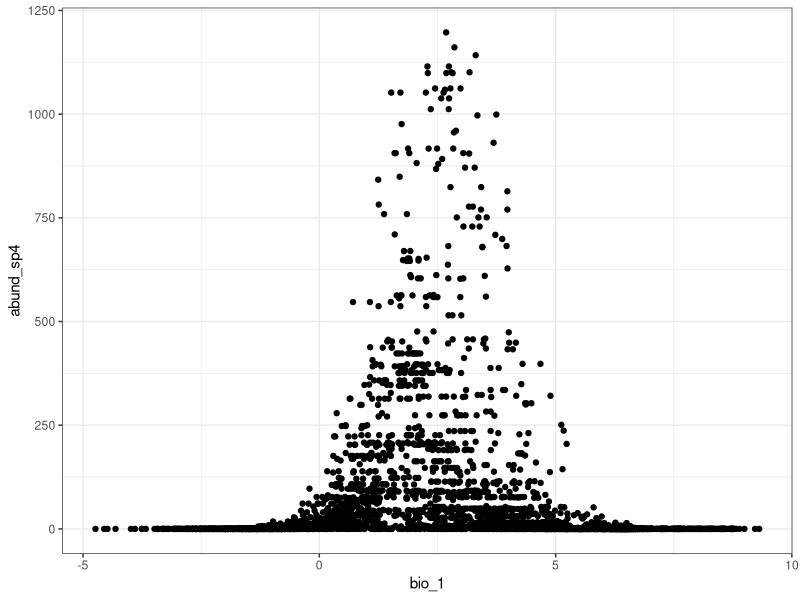

Generate this figure with R:
## ---- chunk 1
knitr::opts_chunk$set(
  collapse = TRUE,
  comment = "#>",
  echo = FALSE,
  warning = FALSE,
  error = FALSE,
  message = FALSE
)
## ---- chunk 2
library(tidyverse)
## ---- chunk 3
Species_dataset <- readr::read_csv2("Species_dataset.csv")
## ---- chunk 4
ggplot(Species_dataset, aes(bio_1, abund_sp4)) +
  geom_point() +
  theme_bw()
## ---- chunk 5
head(Species_dataset[,1:4])
